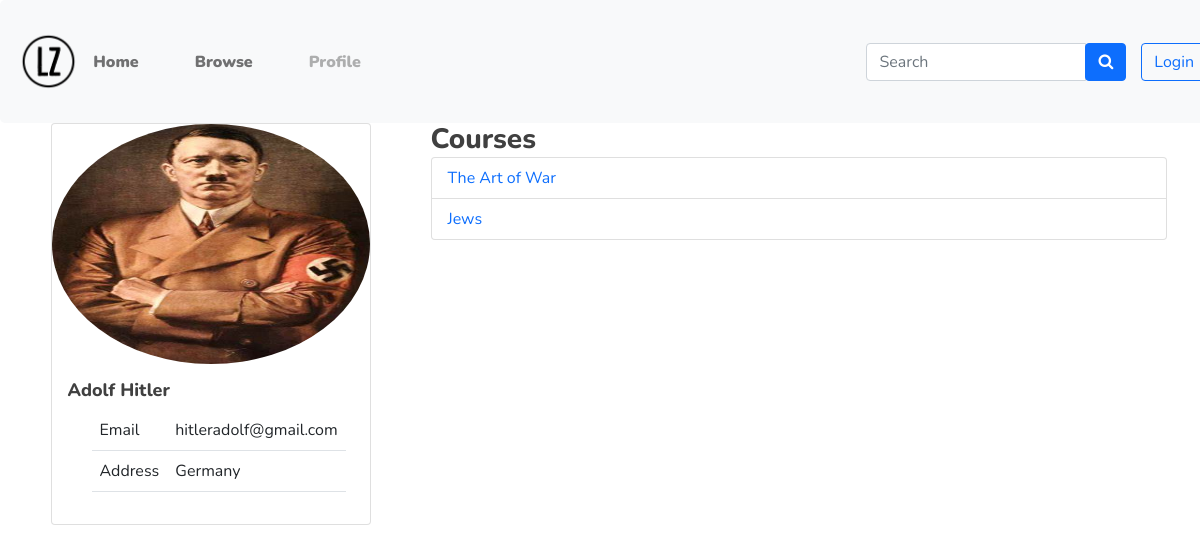
The app's page /teacher/adolf, older data.
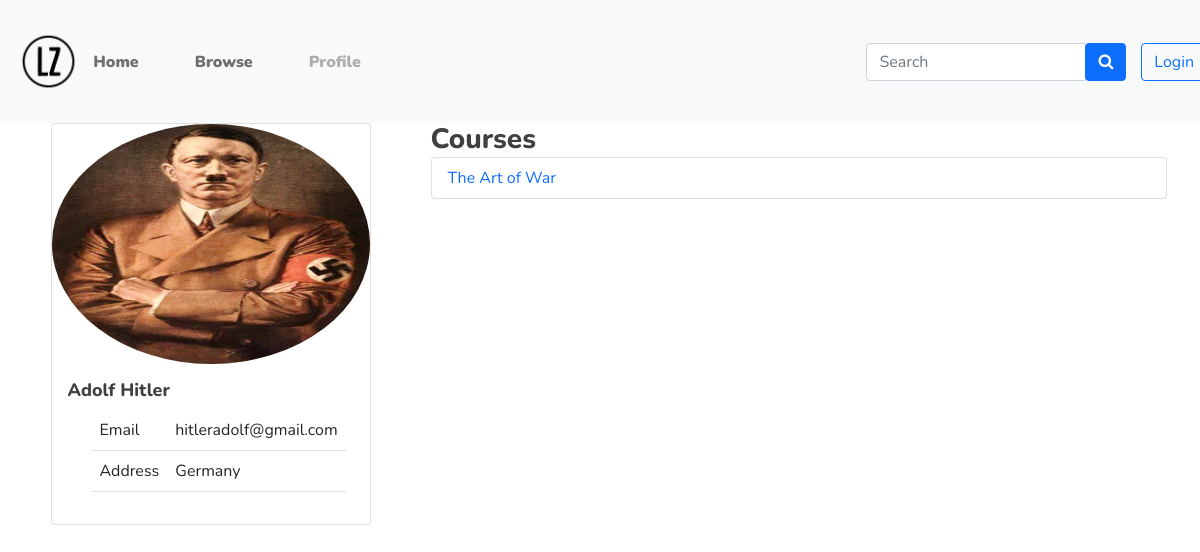
The same page, newer data.
### main/models.py (models this page shows, shortened)
class Course(models.Model):
    name = models.CharField(max_length=100)
    uploaded_by = models.ForeignKey(Teacher, on_delete=models.CASCADE)
    description = models.TextField(max_length=1000)
    category = models.ForeignKey(Categories, on_delete=models.SET_NULL, null=True)
    price = models.FloatField(default=0.0)
    approved = models.BooleanField(default=False)
    approval_message = models.CharField(max_length=200, null=True, blank=True)

### main/views.py (the view)
# urls.py: path('teacher/<str:username>', views.view_teacher, name='view_teacher')
def view_teacher(request, username):
    t = models.Teacher.objects.get(user__username=username)
    c = models.Course.objects.filter(uploaded_by=t)
    context={
        'teacher':t,
        'courses':c,
    }
    return render(request, 'view_teacher.html', context)

### main/models.py (called while the page is built)
  def __str__(self):
      return self.first_name + " " + self.last_name

### main/templates/view_teacher.html
{% extends './base.html' %}
{% block content %}
<div class="container">
    <div class="row">
        <div class="col-4">
            <div class="card" style="width: 20rem;">
                <img class="card-img-top rounded-circle" style="height: 15rem; width: auto;" src="{{teacher.photo.url}}"
                    alt="Card image cap">
                <div class="card-body">
                    <h5 class="card-title">{{teacher.user}}</h5>
                    <div class="container mx-10">
                        <table class="table">
                            <tr>
                                <td>Email</td>
                                <td>{{teacher.user.email}}</td>
                            </tr>
                            <tr>
                                <td>Address</td>
                                <td>{{teacher.address}}</td>
                            </tr>
                        </table>
                    </div>
                </div>
            </div>
        </div>
        <div class="col-8">
            <h3>Courses</h3>
            <ul class="list-group">
                {% for course in courses %}
                    <li class="list-group-item"><a class="text-decoration-none" href="{% url 'course_details' course.id %}">{{course.name}}</a></li>
                {% endfor %}
            </ul>
        </div>
    </div>
</div>
{% endblock %}

Row changes from the older to the newer data that the page shows:
removed Course: name "Jews"
